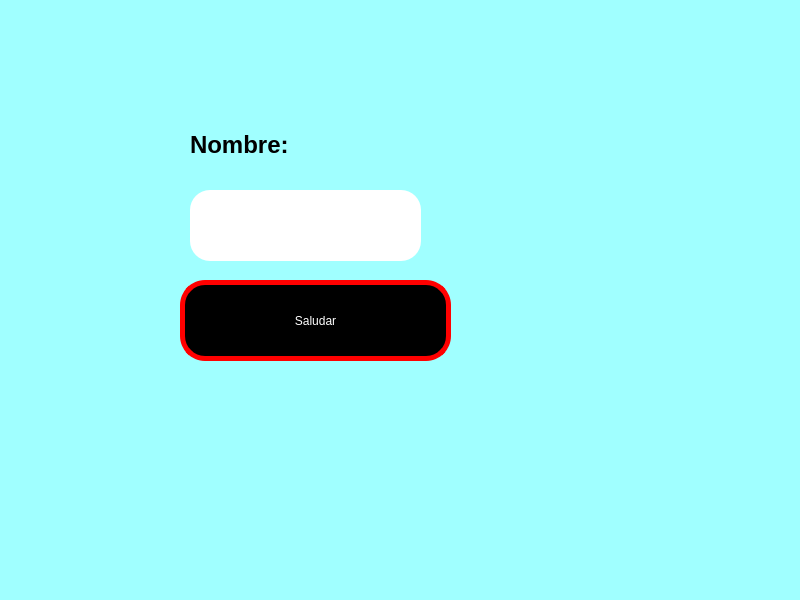
<?xml version="1.0" encoding="UTF-8"?>
<ui version="4.0">
 <class>MainWindow</class>
 <widget class="QMainWindow" name="MainWindow">
  <property name="geometry">
   <rect>
    <x>0</x>
    <y>0</y>
    <width>800</width>
    <height>600</height>
   </rect>
  </property>
  <property name="windowTitle">
   <string>MainWindow</string>
  </property>
  <property name="styleSheet">
   <string notr="true">background-color: rgb(160, 255, 255);</string>
  </property>
  <widget class="QWidget" name="centralwidget">
   <widget class="QPushButton" name="btn_saludar">
    <property name="geometry">
     <rect>
      <x>180</x>
      <y>280</y>
      <width>271</width>
      <height>81</height>
     </rect>
    </property>
    <property name="styleSheet">
     <string notr="true">background-color: rgb(0,0,0);
color: rgb(255,255,255);
border-radius:25px;
border:5px solid red</string>
    </property>
    <property name="text">
     <string>Saludar</string>
    </property>
   </widget>
   <widget class="QLineEdit" name="txt_Nombre">
    <property name="geometry">
     <rect>
      <x>190</x>
      <y>190</y>
      <width>231</width>
      <height>71</height>
     </rect>
    </property>
    <property name="tabletTracking">
     <bool>false</bool>
    </property>
    <property name="autoFillBackground">
     <bool>false</bool>
    </property>
    <property name="styleSheet">
     <string notr="true">background-color: rgb(255, 255, 255);
border-radius:20px
</string>
    </property>
   </widget>
   <widget class="QLabel" name="label">
    <property name="geometry">
     <rect>
      <x>190</x>
      <y>130</y>
      <width>111</width>
      <height>31</height>
     </rect>
    </property>
    <property name="text">
     <string>&lt;html&gt;&lt;head/&gt;&lt;body&gt;&lt;p&gt;&lt;span style=&quot; font-size:18pt; font-weight:600;&quot;&gt;Nombre:&lt;/span&gt;&lt;/p&gt;&lt;/body&gt;&lt;/html&gt;</string>
    </property>
   </widget>
   <zorder>txt_Nombre</zorder>
   <zorder>btn_saludar</zorder>
   <zorder>label</zorder>
  </widget>
  <widget class="QMenuBar" name="menubar">
   <property name="geometry">
    <rect>
     <x>0</x>
     <y>0</y>
     <width>800</width>
     <height>21</height>
    </rect>
   </property>
  </widget>
  <widget class="QStatusBar" name="statusbar"/>
 </widget>
 <resources/>
 <connections/>
</ui>
